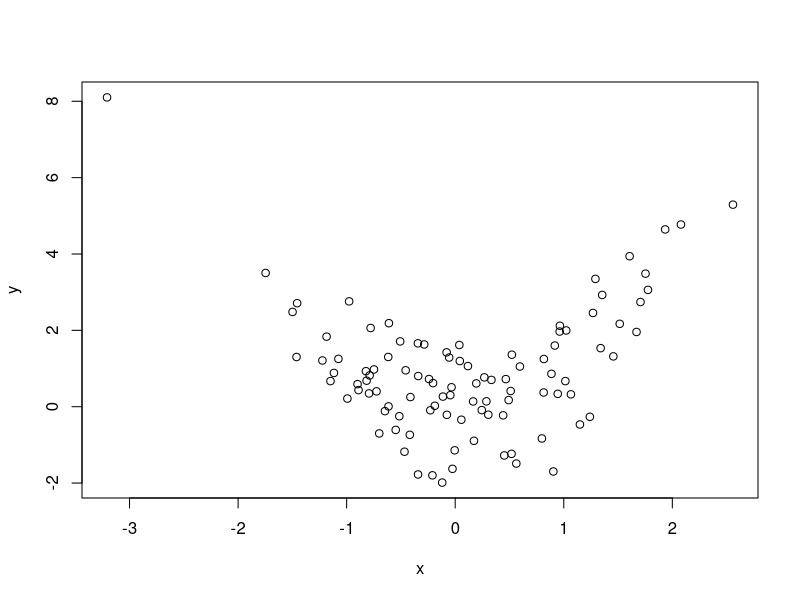

This figure's R source:
##############################
## R seminar 0-1: introduction
##############################

# Arithmetic
-10+3.43
x <- 3*1.23

y <- x/3
y

x / y

# square root, power
sqrt(2)
sqrt(2)^2


# Infinity, pi
1/Inf                # Inf: Infinity
pi


# Comparison
1==1
1!=1
-Inf<1 & 1< 3    # AND 
2<1 | 3<1        # OR


# vector/array
x <- c(4,-1)      # 2-dim vector
x

y <- -3:4         # from -3 to 4
y

c(x,y)


# sum/mean
a <- c(3,-2,4,1,9)                   
3*a

sum(a)                              # sum
mean(a)                             # mean


# elements of vectors
v <- rep(1:5,3)           # vector v
v

v[3]                      # 3rd element
v[3:8]                    # v[3], v[4],...,v[8]
which(v==2)               # v[2],v[7],v[12] = 2
v[which(v==2)]


# matrix
X <- rbind(c(1,2),c(3,4)) 
X

cbind(c(1,2),c(3,4))


#
Y <- rbind(X,c(-1,-2))
Y

cbind(Y,c(1.1, -2.2, 3))


# matrix generate
A <- matrix(1:12,3,4)       
A

dim(A)                      # size of A


# elements of matrix
A[2,]                            # 2nd row
A[,4]                            # 4th column
A[,c(2,4)]                       # 2nd,4th column
A[2,4]                           # (2,4) element


# linear algebra
A <- matrix(1:12,3,4)
A

B <- A %*% t(A)/100
B


# 
diag(B) <- 1        # Diagonal elements = 1
B

d <- c(1,0,-1)      # generate vector d 
d

solve(B,d)          # solve B x = d 


# for 
s <-0; for(i in 1:8){  # sum from 1 to 8
  s <- s+i
  print(s)
}

sum(1:8)           # same result


# parity function
parity <- function(x){
  if(x%%2==0){        # if
    print('even number')
  }else if(x%%2==1){  # else
    print('odd number')
  }else{
    print('non integer')
  }
}

parity(2)

parity(pi)

# plot
# random data
x <- rnorm(100); y <- x^2 + rnorm(100,sd=1)
plot(x,y)                    



# exercise: mysign function
# mysign <- function(x){
#   if(????){       
#     print('positive')
#   }else if(????){
#     print('negative')
#   }else{
#     print('null')
#   }
# }


